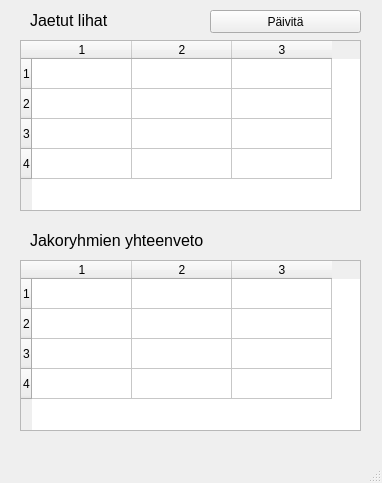
<?xml version="1.0" encoding="UTF-8"?>
<ui version="4.0">
 <class>MainWindow</class>
 <widget class="QMainWindow" name="MainWindow">
  <property name="geometry">
   <rect>
    <x>0</x>
    <y>0</y>
    <width>382</width>
    <height>483</height>
   </rect>
  </property>
  <property name="windowTitle">
   <string>MainWindow</string>
  </property>
  <widget class="QWidget" name="centralwidget">
   <widget class="QTableWidget" name="meatSharedTableWidget">
    <property name="geometry">
     <rect>
      <x>20</x>
      <y>40</y>
      <width>341</width>
      <height>171</height>
     </rect>
    </property>
    <property name="rowCount">
     <number>4</number>
    </property>
    <property name="columnCount">
     <number>3</number>
    </property>
    <row/>
    <row/>
    <row/>
    <row/>
    <column/>
    <column/>
    <column/>
   </widget>
   <widget class="QTableWidget" name="groupSummaryTableWidget">
    <property name="geometry">
     <rect>
      <x>20</x>
      <y>260</y>
      <width>341</width>
      <height>171</height>
     </rect>
    </property>
    <property name="rowCount">
     <number>4</number>
    </property>
    <property name="columnCount">
     <number>3</number>
    </property>
    <row/>
    <row/>
    <row/>
    <row/>
    <column/>
    <column/>
    <column/>
   </widget>
   <widget class="QLabel" name="meatSharedLabel">
    <property name="geometry">
     <rect>
      <x>30</x>
      <y>10</y>
      <width>151</width>
      <height>21</height>
     </rect>
    </property>
    <property name="font">
     <font>
      <pointsize>12</pointsize>
     </font>
    </property>
    <property name="text">
     <string>Jaetut lihat</string>
    </property>
   </widget>
   <widget class="QLabel" name="groupSummaryLabel">
    <property name="geometry">
     <rect>
      <x>30</x>
      <y>230</y>
      <width>331</width>
      <height>21</height>
     </rect>
    </property>
    <property name="font">
     <font>
      <pointsize>12</pointsize>
     </font>
    </property>
    <property name="text">
     <string>Jakoryhmien yhteenveto</string>
    </property>
   </widget>
   <widget class="QPushButton" name="refreshPushButton">
    <property name="geometry">
     <rect>
      <x>210</x>
      <y>10</y>
      <width>151</width>
      <height>23</height>
     </rect>
    </property>
    <property name="text">
     <string>Päivitä</string>
    </property>
   </widget>
  </widget>
  <widget class="QMenuBar" name="menubar">
   <property name="geometry">
    <rect>
     <x>0</x>
     <y>0</y>
     <width>382</width>
     <height>21</height>
    </rect>
   </property>
  </widget>
  <widget class="QStatusBar" name="statusbar"/>
 </widget>
 <resources/>
 <connections/>
</ui>
